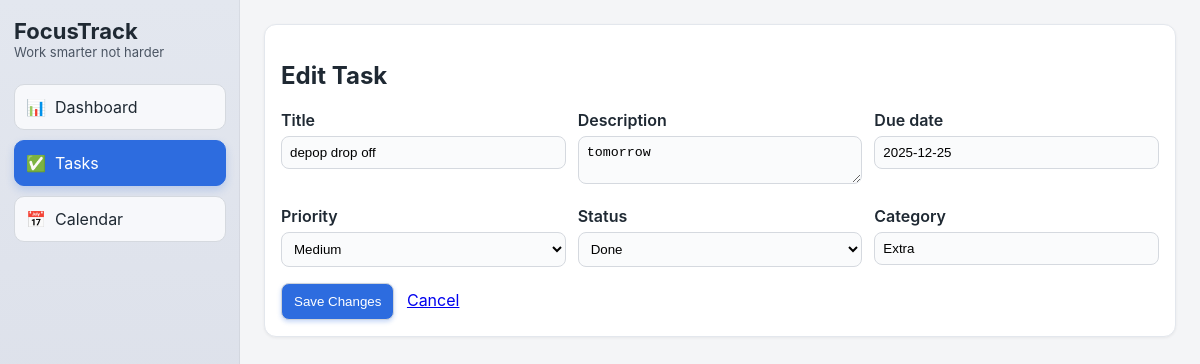
/tasks/7/edit, run on the app's committed database.
### models.py (models this page shows, shortened)
class BaseModel(Base):
    __abstract__ = True
    id = Column(Integer, primary_key=True)

class Task(BaseModel):
    __tablename__ = "tasks"
    title = Column(String, nullable=False)
    description = Column(String)
    due_date = Column(String)
    priority = Column(String)
    status = Column(String)
    created_at = Column(String)
    category_id = Column(Integer, ForeignKey("categories.id"))
    category = relationship("Category", back_populates="tasks")
    reminders = relationship(
        "Reminder",
        back_populates="task",
        cascade="all, delete-orphan",
    )

class Category(BaseModel):
    __tablename__ = "categories"
    name = Column(String, unique=True, nullable=False)
    tasks = relationship("Task", back_populates="category")

### main.py (the view, shortened to what this page needs)
@app.route("/tasks/<int:task_id>/edit", methods=["GET", "POST"])
def edit_task(task_id):
    task = task_manager.get_task(task_id)
    if not task:
        return redirect(url_for("tasks"))
    categories = category_manager.list_categories()
    return render_template(
        "edit_task.html",
        active_page="tasks",
        task=task,
        categories=categories,
        priorities=TaskManager.VALID_PRIORITIES,
        statuses=TaskManager.VALID_STATUS,
    )

### managers.py (called while the page is built)
    def list_all(self):
        model = self.get_model_class()
        if not model:
            return []
        stmt = select(model)
        return self.session.execute(stmt).scalars().all()

    def get_model_class(self):
        return Category

    def list_categories(self):
        return self.list_all()

    def get_task(self, task_id):
        return self.session.get(Task, task_id)

### templates/edit_task.html (shortened to what this page needs)
{% extends "base.html" %}
{% block content %}
<div class="page">
  <div class="card">
    <h2>Edit Task</h2>
    <form method="post" class="task-form">
      <div class="form-grid">
        <label>Title
          <input type="text" name="title" value="{{ task.title }}" required>
        </label>
        <label>Description
          <textarea name="description" rows="2">{{ task.description or '' }}</textarea>
        </label>
        <label>Due date
          <input type="text" name="due_date" placeholder="YYYY-MM-DD" value="{{ task.due_date or '' }}">
        </label>
        <label>Priority
          <select name="priority">
            {% for p in priorities %}
              <option value="{{ p }}" {% if task.priority == p %}selected{% endif %}>{{ p }}</option>
            {% endfor %}
          </select>
        </label>
        <label>Status
          <select name="status">
            {% for s in statuses %}
              <option value="{{ s }}" {% if task.status == s %}selected{% endif %}>{{ s }}</option>
            {% endfor %}
          </select>
        </label>
        <label>Category
          <input type="text" name="category_name" list="category-list" value="{{ task.category.name if task.category else '' }}">
        </label>
      </div>
      <button type="submit">Save Changes</button>
      <a href="{{ url_for('tasks') }}" style="margin-left:8px;">Cancel</a>
    </form>
  </div>
</div>
{% endblock %}

### static/style.css (style rules this page uses)
:root { --primary: #2d6cdf; --border: #e3e7ed; --bg-light: #fafbfe; --text-dark: #1f2933; --text-muted: #4b5563; --radius: 8px; --shadow-sm: 0 1px 3px rgba(0,0,0,0.06); }
body { margin: 0; font-family: "Inter", "Segoe UI", system-ui, sans-serif; background: #f4f5f7; color: var(--text-dark); }
.page { display: flex; flex-direction: column; gap: 18px; }
.card { background: #fff; border: 1px solid var(--border); border-radius: 12px; padding: 16px; box-shadow: var(--shadow-sm); }
.form-grid { display: grid; grid-template-columns: repeat(auto-fit, minmax(220px, 1fr)); gap: 12px; }
.task-form label { display: block; margin-bottom: 6px; font-weight: 600; }
.task-form input, .task-form textarea, .task-form select { width: 100%; padding: 8px; margin-top: 6px; box-sizing: border-box; border: 1px solid #d5d9df; border-radius: var(--radius); background: #fafbfc; }
button { padding: 10px 12px; margin-top: 10px; cursor: pointer; border: 1px solid #ced3da; border-radius: var(--radius); background: var(--primary); color: #fff; box-shadow: 0 2px 4px rgba(45,108,223,0.25); }

### data on the page
Task: title "depop drop off", description "tomorrow", due_date "2025-12-25", priority "Medium", status "Done"
Category: category_name "Extra"
